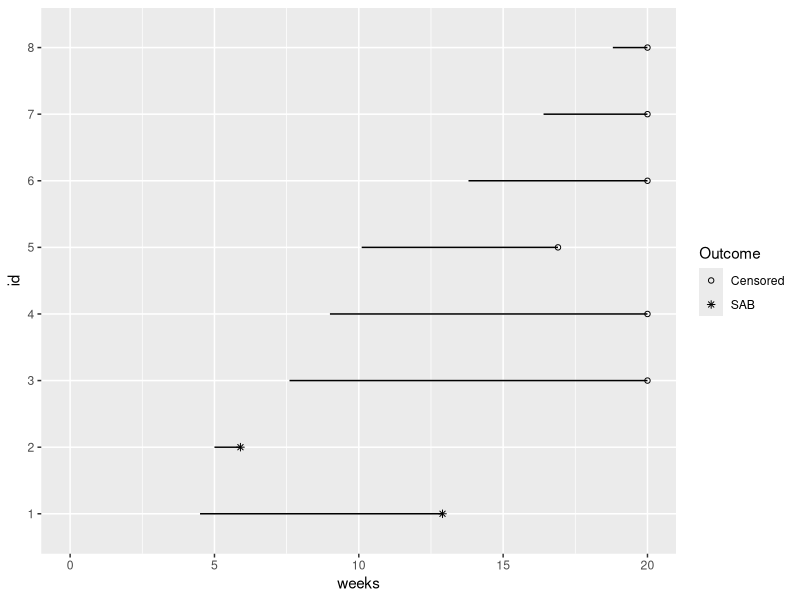
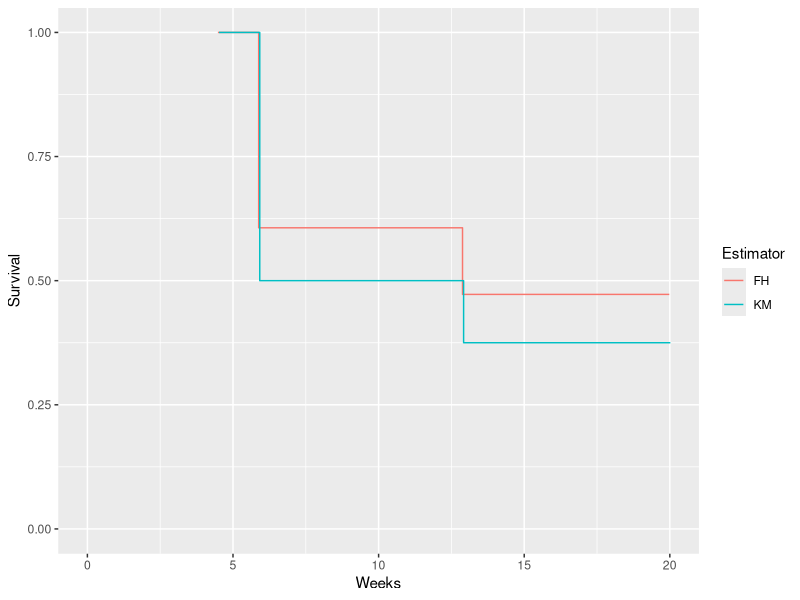
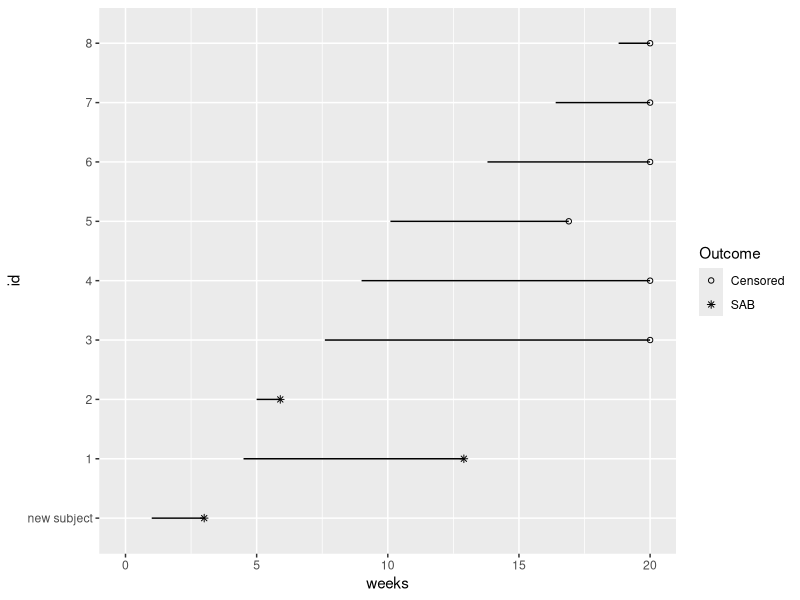
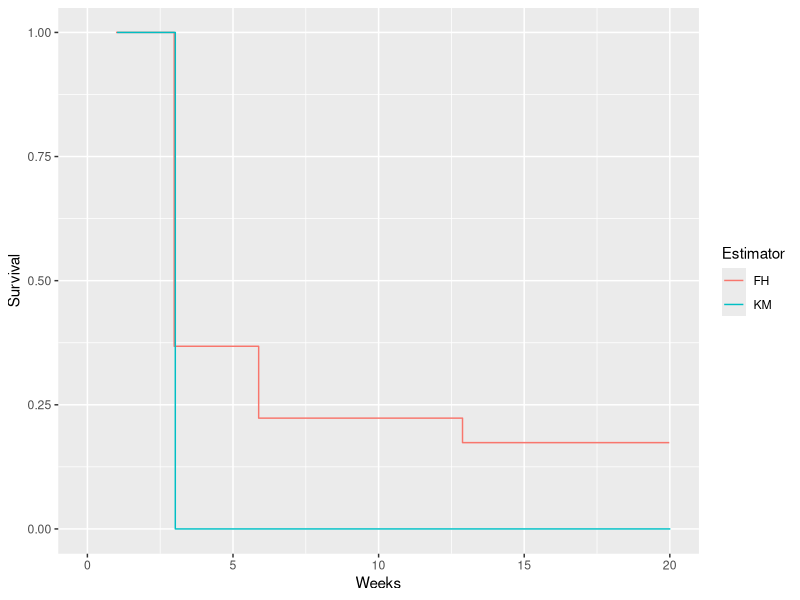

Generate these figures, in order, with R:
## ---- chunk 1
library(dplyr)
library(ggplot2)

dd <- structure(
  list(
    id = structure(c("1", "2", "3", "4", "5", "6", "7", "8")),
    start = c(4.5, 5, 7.6, 9, 10.1, 13.8, 16.4, 18.8),
    stop = c(12.9, 5.9, 20, 20, 16.9, 20, 20, 20), 
    Outcome = structure(c(2L, 2L, 1L, 1L, 1L, 1L, 1L, 1L), .Label = c("Censored", "SAB"), class = "factor")), 
  class = "data.frame", 
  row.names = c(NA, -8L))

dd

ggplot(data = dd, mapping = aes(x = stop, y = id)) +
  geom_segment(mapping = aes(x = start, y = id, xend = stop, yend = id)) +
  geom_point(mapping = aes(shape = Outcome)) +
  scale_shape_manual(values = c(1, 8)) +
  xlab("weeks") +
  coord_cartesian(xlim = c(0, 20))
## ---- chunk 2
library(knitr)
library(kableExtra)
surv <- data.frame(x = c(4.5, 5.9, 12.9)) %>% 
  mutate(
    di = c(0, 1, 1),
    ri = c(1, 2, 4),
    di_ri = c(0, 0.5, 0.25),
    om_di_ri = 1 - di_ri,
    KM = cumprod(om_di_ri),
    FH = exp(-cumsum(di_ri)),
    om_KM = 1 - KM,
    om_FH = 1 - FH
  ) %>% 
  mutate(across(.cols = c(KM, FH, om_KM, om_FH), .fns = ~ paste(formatC(x = 100*.x, digits = 1, format = "f"), "%", sep = "")))
names(surv) <- c("$t$", "$d_i$", "$r_i$", "$d_i / r_i$", "$1 - d_i/r_i$", "Survival (KM)", "Survival (FH)", "SAB Rate (KM)", "SAB Rate (FH)")
kable(surv, "html") %>% 
  kable_styling(full_width = FALSE)

dum <- data.frame(Weeks = c(4.5, 5.9, 12.9, 20)) %>% 
  mutate(
    di = c(0, 1, 1, 0),
    ri = c(1, 2, 4, 6),
    di_ri = c(0, 0.5, 0.25, 0), # coded by hand to treat 0/0 = 1
    om_di_ri = 1 - di_ri,
    KM = cumprod(om_di_ri),
    FH = exp(-cumsum(di_ri))
  ) %>% 
  tidyr::pivot_longer(cols = c(KM, FH), names_to = "Estimator", values_to = "Survival")

ggplot(data = dum, mapping = aes(x = Weeks, y = Survival, color = Estimator)) +
  geom_step(position = position_dodge(width = 0.075)) +
  # geom_point(shape = 1) +
  coord_cartesian(xlim = c(0, 20), ylim = c(0, 1))
## ---- chunk 3
library(dplyr)
library(ggplot2)

# Modify the data so that there is an isolated event at an early time
iso_event <- data.frame(id = "new subject", start = 1, stop = 3, Outcome = "SAB")
dd_mod <- bind_rows(iso_event, dd) %>% 
  arrange(start, stop) %>% 
  mutate(id = factor(id, levels = id))

dd_mod

ggplot(data = dd_mod, mapping = aes(x = stop, y = id)) +
  geom_segment(mapping = aes(x = start, y = id, xend = stop, yend = id)) +
  geom_point(mapping = aes(shape = Outcome)) +
  scale_shape_manual(values = c(1, 8)) +
  xlab("weeks") +
  coord_cartesian(xlim = c(0, 20))
## ---- chunk 4
surv_mod <- data.frame(x = c(1, 3, 5.9, 12.9)) %>% 
  mutate(
    di = c(0, 1, 1, 1),
    ri = c(1, 1, 2, 4),
    di_ri = c(0, 1, 0.5, 0.25),
    om_di_ri = 1 - di_ri,
    KM = cumprod(om_di_ri),
    FH = exp(-cumsum(di_ri)),
    om_KM = 1 - KM,
    om_FH = 1 - FH
  ) %>% 
  mutate(across(.cols = c(KM, FH, om_KM, om_FH), .fns = ~ paste(formatC(x = 100*.x, digits = 1, format = "f"), "%", sep = "")))
names(surv_mod) <- c("$t$", "$d_i$", "$r_i$", "$d_i / r_i$", "$1 - d_i/r_i$", "Survival (KM)", "Survival (FH)", "SAB Rate (KM)", "SAB Rate (FH)")

kable(surv_mod, "html") %>% 
  kable_styling(full_width = FALSE)

dum_mod <- data.frame(Weeks = c(1, 3, 5.9, 12.9, 20)) %>% 
  mutate(
    di = c(0, 1, 1, 1, 0),
    ri = c(1, 1, 2, 4, 6),
    di_ri = c(0, 1, 0.5, 0.25, 0), # coded by hand to treat 0/0 = 1
    om_di_ri = 1 - di_ri,
    KM = cumprod(om_di_ri),
    FH = exp(-cumsum(di_ri))
  ) %>% 
  tidyr::pivot_longer(cols = c(KM, FH), names_to = "Estimator", values_to = "Survival")

ggplot(data = dum_mod, mapping = aes(x = Weeks, y = Survival, color = Estimator)) +
  geom_step(position = position_dodge(width = 0.075)) +
  # geom_point(shape = 1) +
  coord_cartesian(xlim = c(0, 20), ylim = c(0, 1))
## ---- chunk 5
dum <- data.frame(n = c(5, 10, 15, 20, 25, 30)) %>% 
  mutate(
    S_c = 1 - 1/n,
    S_km = 1 - 1/n,
    S_fh = exp(-1/n),
    PTD_c = 1 - S_c,
    PTD_km = 1 - S_km,
    PTD_fh = 1 - S_fh
  ) %>% 
  mutate(across(-n, formatC, digits = 3, format = "f"))
names(dum) <- c("n", "Suvival (Crude)", "Survival (KM)", "Survival (FH)", "SAB Rate (Crude)", "SAB Rate (KM)", "SAB Rate (FH)")
dum %>% select(n, `SAB Rate (Crude)`, `SAB Rate (KM)`, `SAB Rate (FH)`)
